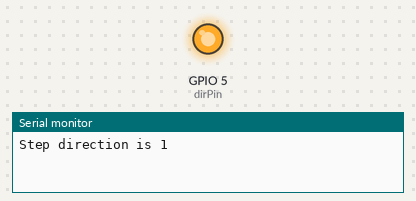
A program run on a simulated ESP32. Shown: output pins drawn as LEDs (lit = HIGH), the last lines printed to the serial monitor. Pins used as bus, display or sensor lines are not drawn.

Above: at 0.9 s.
At 2.7 s:
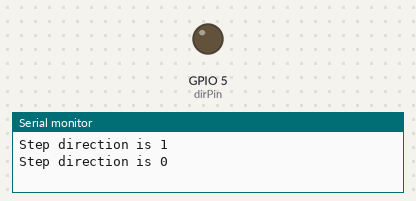
Timing chart, 0 to 6.2 s (numbered marks = the images above):
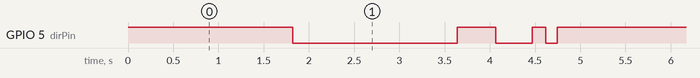

The program:

main.cpp
```cpp
#include <Arduino.h>

int dirPin = 5;
int stepperPin = 2;

void setup()
{
  // put your setup code here, to run once:
  Serial.begin(115200);
  pinMode(dirPin, OUTPUT);
  pinMode(stepperPin, OUTPUT);
}

//send commands to stepper driver with Direction and number of steps.
//delay isn't the best way to pause, but it works in this example
void step(boolean dir, int steps)
{
  digitalWrite(dirPin, dir);
  Serial.print("Step direction is ");
  Serial.println(dir);
  delay(50);
  for (int i = 0; i < steps; i++)
  {
    digitalWrite(stepperPin, HIGH);
    delayMicroseconds(400);
    digitalWrite(stepperPin, LOW);
    delayMicroseconds(100);
  }
}

void loop()
{
  // put your main code here, to run repeatedly:
  step(true, 2500);
  delay(500);
  step(false, 2500);
  delay(500);
  step(true, 250);
  delay(250);
  step(false, 200);
  delay(250);
  step(true, 100);
  delay(50);
  step(false, 50);
  delay(50);

}
```

Measured:
- by itself, GPIO 5 (dirPin): repeats every 4.7 s: LOW 1.8 s, HIGH 0.43 s, LOW 0.40 s, HIGH 0.15 s, LOW 0.13 s, HIGH 1.8 s
- by itself, everything shown: repeats every 4.7 s, in 6 steps
